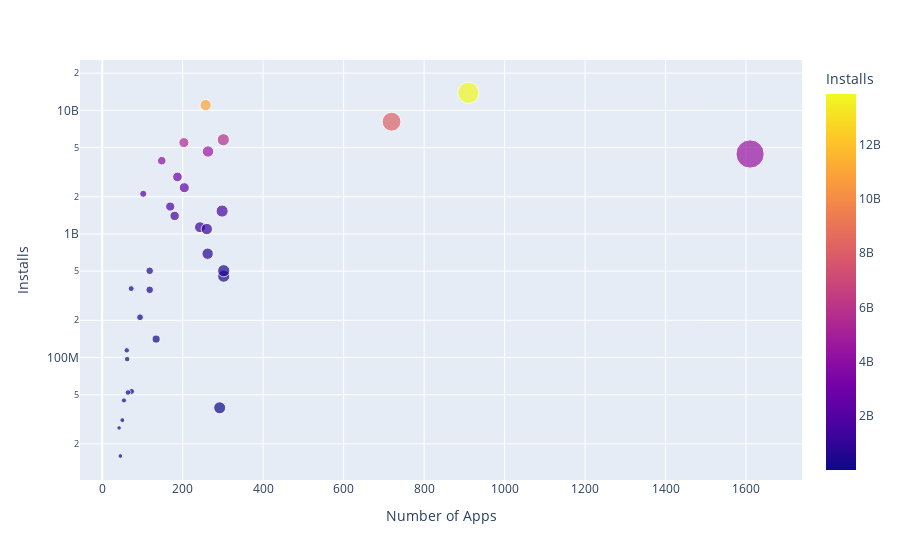

Here is the notebook cell this chart was saved with:
### Code cell
scatter = px.scatter(
    dl_vs_apps,
    x=dl_vs_apps.App,
    y=dl_vs_apps.Installs,
    size='App',
    hover_name=dl_vs_apps.index,
    color='Installs'
).update_layout(
    xaxis_title="Number of Apps",
    yaxis=dict(type='log')
)
scatter.show()

### Figure 1 — Plotly figure (JSON) as saved in the notebook; plotly's stock layout.template omitted (floating-point values rounded to 4 significant figures)
{"data": [{"hovertemplate": "<b>%{hovertext}</b><br><br>App=%{marker.size}<br>Installs=%{marker.color}<extra></extra>", "hovertext": ["ART_AND_DESIGN", "AUTO_AND_VEHICLES", "BEAUTY", "BOOKS_AND_REFERENCE", "BUSINESS", "COMICS", "COMMUNICATION", "DATING", "EDUCATION", "ENTERTAINMENT", "EVENTS", "FAMILY", "FINANCE", "FOOD_AND_DRINK", "GAME", "HEALTH_AND_FITNESS", "HOUSE_AND_HOME", "LIBRARIES_AND_DEMO", "LIFESTYLE", "MAPS_AND_NAVIGATION", "MEDICAL", "NEWS_AND_MAGAZINES", "PARENTING", "PERSONALIZATION", "PHOTOGRAPHY", "PRODUCTIVITY", "SHOPPING", "SOCIAL", "SPORTS", "TOOLS", "TRAVEL_AND_LOCAL", "VIDEO_PLAYERS", "WEATHER"], "legendgroup": "", "marker": {"color": [114233100, 53129800, 26916200, 1665791655, 692018120, 44931100, 11039241530, 140912410, 352852000, 2113660000, 15949410, 4437579590, 455312400, 211677750, 13858762717, 1134006220, 97082000, 52083000, 503742120, 503267560, 39162676, 2369110650, 31116110, 1532352930, 4649143130, 5788070180, 1400331540, 5487841475, 1096431465, 8099724500, 2894859300, 3916897200, 361096500], "coloraxis": "coloraxis", "size": [61, 73, 42, 169, 262, 54, 257, 134, 118, 102, 45, 1610, 302, 94, 910, 243, 62, 64, 302, 118, 292, 204, 50, 298, 263, 301, 180, 203, 260, 719, 187, 148, 72], "sizemode": "area", "sizeref": 4.025, "symbol": "circle"}, "mode": "markers", "name": "", "orientation": "v", "showlegend": false, "type": "scatter", "x": [61, 73, 42, 169, 262, 54, 257, 134, 118, 102, 45, 1610, 302, 94, 910, 243, 62, 64, 302, 118, 292, 204, 50, 298, 263, 301, 180, 203, 260, 719, 187, 148, 72], "xaxis": "x", "y": [114233100, 53129800, 26916200, 1665791655, 692018120, 44931100, 11039241530, 140912410, 352852000, 2113660000, 15949410, 4437579590, 455312400, 211677750, 13858762717, 1134006220, 97082000, 52083000, 503742120, 503267560, 39162676, 2369110650, 31116110, 1532352930, 4649143130, 5788070180, 1400331540, 5487841475, 1096431465, 8099724500, 2894859300, 3916897200, 361096500], "yaxis": "y"}], "layout": {"coloraxis": {"colorbar": {"title": {"text": "Installs"}}, "colorscale": [[0, "#0d0887"], [0.1111, "#46039f"], [0.2222, "#7201a8"], [0.3333, "#9c179e"], [0.4444, "#bd3786"], [0.5556, "#d8576b"], [0.6667, "#ed7953"], [0.7778, "#fb9f3a"], [0.8889, "#fdca26"], [1, "#f0f921"]]}, "legend": {"itemsizing": "constant", "tracegroupgap": 0}, "margin": {"t": 60}, "xaxis": {"anchor": "y", "domain": [0, 1], "title": {"text": "Number of Apps"}}, "yaxis": {"anchor": "x", "domain": [0, 1], "title": {"text": "Installs"}, "type": "log"}}}
